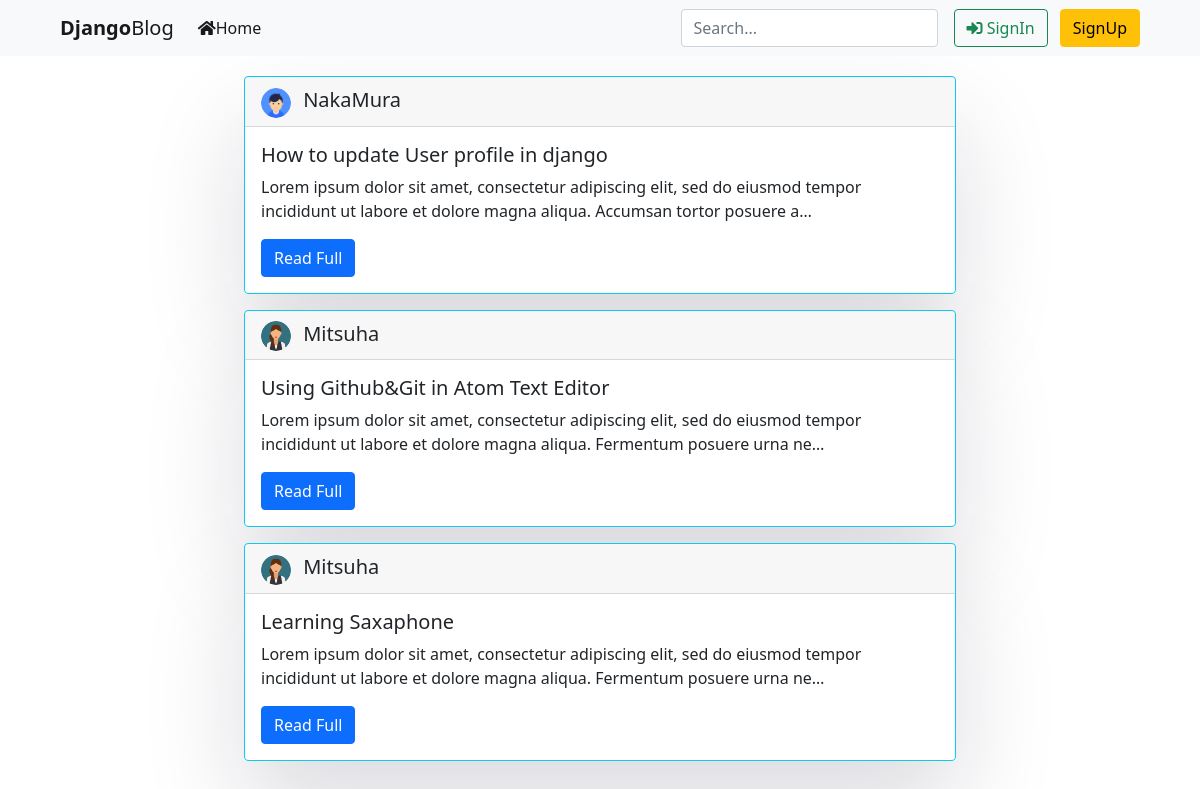
The app's page /, older data.
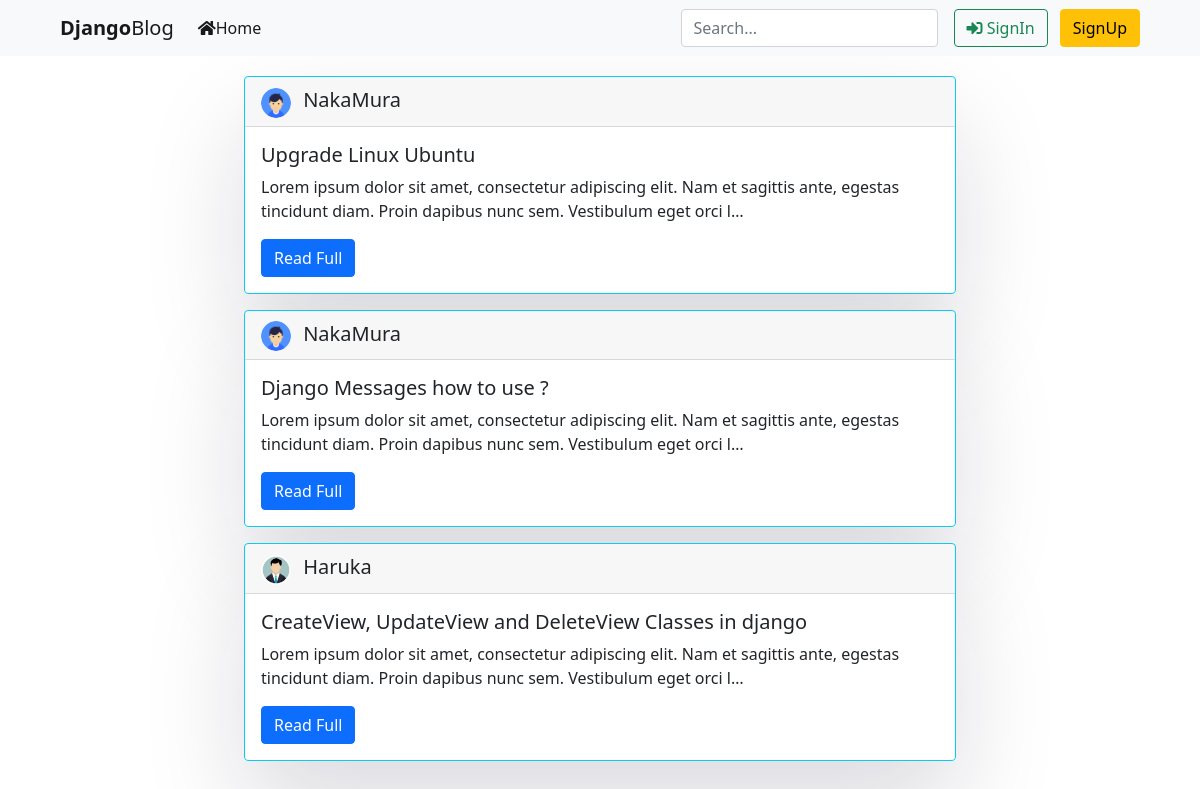
The same page, newer data.
### Blog/models.py (models this page shows, shortened)
class PostsModel(models.Model):
    author = models.ForeignKey(User, on_delete=models.CASCADE)
    title = models.CharField(max_length=200)
    body = models.TextField()
    pub_date = models.DateTimeField(auto_now_add=True)

### Users/models.py (models this page shows, shortened)
class UserProfile(models.Model):
    user = models.OneToOneField(User, on_delete=models.CASCADE)
    image = models.ImageField(upload_to='profile_pic', default='user.png')

### Blog/views.py (the view)
# urls.py: path('', HomeListView.as_view(), name='Home'),
class HomeListView(ListView):
    model = PostsModel
    template_name = 'main/Home.html'
    ordering = '-pub_date'
    paginate_by = 3

### Blog/templates/main/Home.html (shortened to what this page needs)
{% extends 'main/Index.html' %}
{% load static %}
{% load bootstrap5 %}
{% block content %}
<div class="container">
  <div class="row">
    <div class="col-md-2"></div>
    <div class="col-md-8">
{% for post in object_list %}
      <div class="box-element my-3">
        <div class="card border-info">
          <div class="card-header ">
            <img src="{{ post.author.userprofile.image.url }}" width="30" height="30" class="rounded-circle me-2" alt="Img">
            <span class="fs-5 me-5"><a href="{% url 'Blog:Posts' post.author.username %}" class="text-dark">{{ post.author }}</a></span>
          </div>
          <div class="card-body">
            <h5 class="card-title">{{ post.title }}</h5>
            <p class="card-text">{{ post.body | truncatechars:150 }}</p>
            <a href="{% url 'Blog:Article' id=post.id %}" class="btn btn-primary">Read Full</a>
          </div>
        </div>
      </div>
{% endfor %}
    </div>
    <div class="col-md-2"></div>
  </div>
</div>
{% endblock content %}

Row changes from the older to the newer data that the page shows:
no longer on this page (row unchanged): PostsModel: author.userprofile.image (placeholder picture), author "NakaMura", title "How to update User profile in django", body "Lorem ipsum dolor sit amet, consectetur adipiscing elit, sed do eiusmod tempor incididunt ut labore et dolore magna aliqua. Accumsan tortor posuere a…"
no longer on this page (row unchanged): PostsModel: author.userprofile.image (picture), author "Mitsuha", title "Using Github&Git in Atom Text Editor", body "Lorem ipsum dolor sit amet, consectetur adipiscing elit, sed do eiusmod tempor incididunt ut labore et dolore magna aliqua. Fermentum posuere urna ne…"
no longer on this page (row unchanged): PostsModel: author.userprofile.image (picture), author "Mitsuha", title "Learning Saxaphone", body "Lorem ipsum dolor sit amet, consectetur adipiscing elit, sed do eiusmod tempor incididunt ut labore et dolore magna aliqua. Fermentum posuere urna ne…"
added PostsModel: author.userprofile.image (placeholder picture), author "NakaMura", title "Upgrade Linux Ubuntu", body "Lorem ipsum dolor sit amet, consectetur adipiscing elit. Nam et sagittis ante, egestas tincidunt diam. Proin dapibus nunc sem. Vestibulum eget orci l…"
added PostsModel: author.userprofile.image (placeholder picture), author "NakaMura", title "Django Messages how to use ?", body "Lorem ipsum dolor sit amet, consectetur adipiscing elit. Nam et sagittis ante, egestas tincidunt diam. Proin dapibus nunc sem. Vestibulum eget orci l…"
added PostsModel: author.userprofile.image (picture), author "Haruka", title "CreateView, UpdateView and DeleteView Classes in django", body "Lorem ipsum dolor sit amet, consectetur adipiscing elit. Nam et sagittis ante, egestas tincidunt diam. Proin dapibus nunc sem. Vestibulum eget orci l…"
